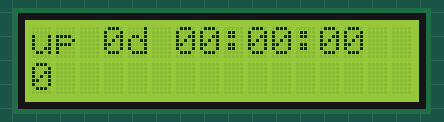
This sketch was run on a simulated Arduino Uno, built with avr-gcc and run on an emulated ATmega328P. Shown: 16×2 character LCD. What the sketch prints to the serial monitor is not drawn.

Above: at 0.1 s.
At 3.9 s:
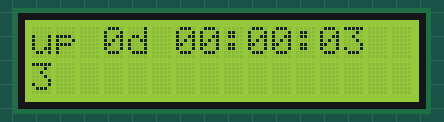
At 8.9 s:
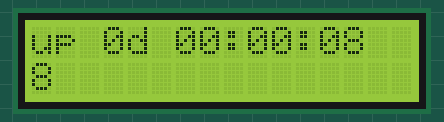
At 18.9 s:
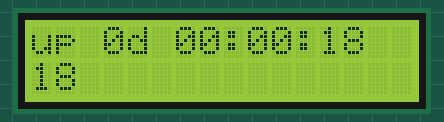
At 27.7 s:
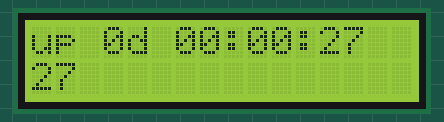
At 37.7 s:
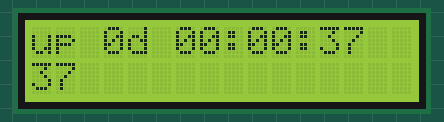

The sketch:

uptime_1602.ino
```cpp
// function uptime() returns a string with the time the arduino is running.
#include <Wire.h>
#include <hd44780.h>
#include <hd44780ioClass/hd44780_I2Cexp.h> // include i/o class header

unsigned long time_ms; // runs over after 4294967295 milliseconds or 49days 17:02:47.295
unsigned long runtime; // seconds this system actually runs, good for 1193046 hours
int rollover = 0; //      or 49710 days or 136 years

hd44780_I2Cexp lcd; // declare lcd object:

String uptime() {
  if( millis() < time_ms ) { // rollover happened after unsigned long 4294967295 milliseconds = 49.71 days
    rollover++;
    time_ms = millis();
  }
  runtime = 4294967*rollover + time_ms/1000; // divided by 1000 since runtime is seconds and time_ms is milliseconds
  long  days = runtime / 86400;
  long hours = (runtime - days*86400) / 3600;
  int minutes = (runtime - days*86400 - hours*3600) / 60;
  int seconds = (runtime - days*86400 - hours*3600 - minutes*60);
  String upt = "up ";
  upt += days;
  upt += "d " + twodig(hours) + ":" + twodig(minutes) +  ":" + twodig(seconds) + " ";
  time_ms = millis();
  return upt;
}

String twodig (int number) {
  String t2dig = "";
  if (number < 10) { t2dig = "0"; }
  t2dig += number;
  return t2dig;
}

void setup() {
  Serial.begin(57600);
  lcd.begin(16, 2);
  lcd.setCursor(0,0);
  lcd.print("up 00d 00:00:00 ");
}

void loop() {
  Serial.println( uptime() );
  lcd.setCursor(0,0);
  lcd.print( uptime() );
  lcd.setCursor(0,1);
  lcd.print( runtime );
  delay(1234);
}
```

Measured:
- what the display in image 1 shows lasts 1.2 s, from 3.9 s to 5.1 s
